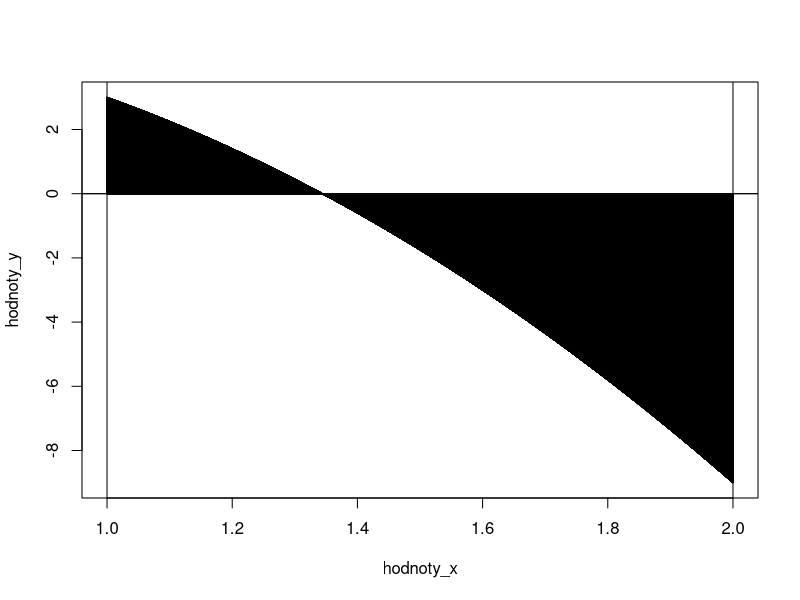

Recreate this plot in R.

# horni a dolni odhad Riemannova integralu

#------------------------------------------------------------------------
# vstupni parametry -- zadava uzivatel

funkce <-function(x){
  y = -5*x^2 + 3*x + 5  # predpis funkce 1 promenne x
}

  
a = 1     # krajni body
b = 2

n = 200000    # pocet intervalu, na ktery chci usek mezi krajnimi body rozdelit

#------------------------------------------------------------------------

move = (b - a)/n # velikost intervalu

# hodnoty na ose x
hodnoty_x <- seq(from=a,to=b,by=move)

# hodnoty na ose y
hodnoty_y <- funkce(hodnoty_x)


# -----------------------------------------------------------------------------------
# horni odhad

h_odhad = c()
h_x = c()

p = 1
for (i in hodnoty_x[1:n]){
  
  if(p==n+1){
    j = i
  }else{
    j = i + move
  }
  
 
  if(funkce(j)>funkce(i)){
    h_x[p] <- j
    h_odhad[p] <- funkce(j)
  } else{
      h_x[p] <- i
      h_odhad[p] <- funkce(i)
    }
  p = p + 1
  
}


# ------------------------------------------------------------------------------------
# dolni odhad

d_odhad = c()
d_x = c()

q = 1
for (k in hodnoty_x[1:n+1]){
  
  l = k - move

  if(funkce(l)<funkce(k)){
    d_x[q]  <- l
    d_odhad[q] <- funkce(l)
  } else{
    d_x[q] <- k
    d_odhad[q] <- funkce(k)
  }
  q = q + 1
  
}


#--------------------------------------------------------------------------------
# finish

h_soucet = sum(h_odhad*move)
d_soucet = sum(d_odhad*move)



plot(hodnoty_y~hodnoty_x,type="h")
lines(hodnoty_y~hodnoty_x)

#lines(h_odhad~h_x, col = "red")
#lines(d_odhad~d_x, col = "blue")


abline(h=0,v=a)
abline(h=0,v=b)

H <- paste("Horní součet:", h_soucet, sep = " ")
D <- paste("Dolní součet:", d_soucet, sep = " ")

result <- paste(H, D, sep = "\n")

cat(result)

hodnoty_x
hodnoty_x[1:n]
